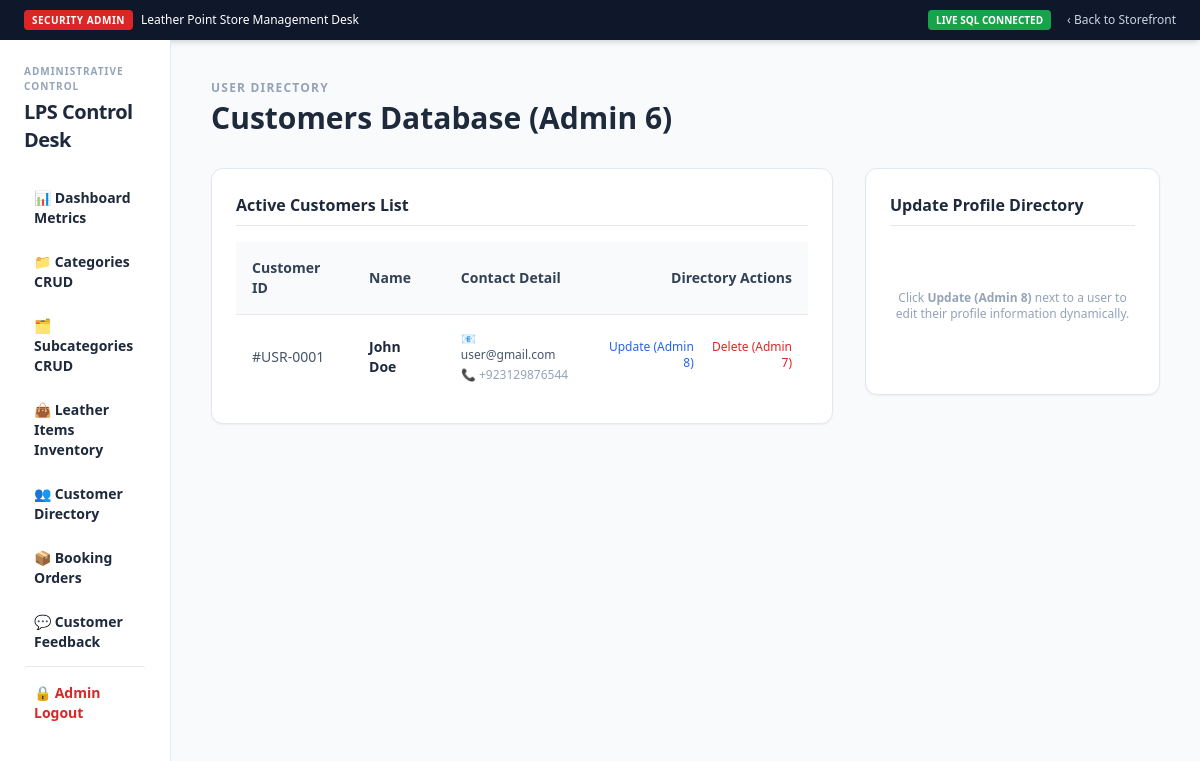
Screenshot of /admin/users.php (signed in) with the database file from the repository.
### tables this page shows
CREATE TABLE `users` (
  `id` int(11) NOT NULL,
  `name` varchar(100) NOT NULL,
  `email` varchar(150) NOT NULL,
  `password` varchar(255) NOT NULL,
  `phone` varchar(20) NOT NULL,
  `role` enum('user','admin') DEFAULT 'user',
  `created_at` timestamp NOT NULL DEFAULT current_timestamp()
);

### classes/User.php (called while the page is built, shortened)
<?php
class User {
    private $conn;
    private $table_name = "users";
    public function __construct($db) {
        $this->conn = $db;
    }
    public function getAllUsers() {
        $query = "SELECT id, name, email, phone, role, created_at FROM " . $this->table_name . " WHERE role = 'user' ORDER BY created_at DESC";
        $stmt = $this->conn->prepare($query);
        $stmt->execute();
        return $stmt->fetchAll();
    }
}
?>

### admin/users.php (the view, shortened to what this page needs)
<?php
require_once "includes/header.php";
if ($db_connected) {
    $users = $userObj->getAllUsers();
}
$edit_user = null;
?>
<div class="space-y-8">
    <div>
        <span class="text-xs font-bold text-slate-400 uppercase tracking-widest block mb-1">User Directory</span>
        <h1 class="text-3xl font-black text-slate-800">Customers Database (Admin 6)</h1>
    </div>
    <div class="grid grid-cols-1 md:grid-cols-3 gap-8">
        <div class="md:col-span-2 bg-white p-6 rounded-xl border border-slate-200 shadow-sm overflow-x-auto">
            <h3 class="font-bold text-slate-800 border-b pb-2 mb-4">Active Customers List</h3>
            <table class="w-full text-left text-sm min-w-[500px]">
                <thead class="bg-slate-50 font-bold text-slate-700 border-b">
                    <tr>
                        <th class="p-4">Customer ID</th>
                        <th class="p-4">Name</th>
                        <th class="p-4">Contact Detail</th>
                        <th class="p-4 text-right">Directory Actions</th>
                    </tr>
                </thead>
                <tbody class="divide-y text-slate-600">
                    <?php if (empty($users)): ?>
                        <tr>
                            <td colspan="4" class="p-4 text-center text-slate-400">No customers registered yet.</td>
                        </tr>
                    <?php else: ?>
                        <?php foreach($users as $u): ?>
                            <tr>
                                <td class="p-4">#USR-<?php echo str_pad($u['id'], 4, "0", STR_PAD_LEFT); ?></td>
                                <td class="p-4 font-bold text-slate-800"><?php echo htmlspecialchars($u['name']); ?></td>
                                <td class="p-4 text-xs">
                                    <span class="block">📧 <?php echo htmlspecialchars($u['email']); ?></span>
                                    <span class="block text-slate-400 mt-1">📞 <?php echo htmlspecialchars($u['phone']); ?></span>
                                </td>
                                <td class="p-4 text-right flex justify-end gap-3 text-xs pt-6">
                                    <a href="users.php?edit_id=<?php echo $u['id']; ?>#edit-form" class="text-blue-600 hover:underline">Update (Admin 8)</a>
                                    <a href="users.php?delete_id=<?php echo $u['id']; ?>" onclick="return confirm('Are you sure you want to delete this customer account? This cannot be undone.');" class="text-red-600 hover:underline">Delete (Admin 7)</a>
                                </td>
                            </tr>
                        <?php endforeach; ?>
                    <?php endif; ?>
                </tbody>
            </table>
        </div>
        <div class="md:col-span-1 bg-white p-6 rounded-xl border border-slate-200 shadow-sm self-start" id="edit-form">
            <h3 class="font-bold text-slate-800 border-b pb-2 mb-4">Update Profile Directory</h3>
            <?php if (!$edit_user): ?>
                <div class="text-slate-400 text-xs text-center py-12">
                    Click <strong>Update (Admin 8)</strong> next to a user to edit their profile information dynamically.
                </div>
            <?php endif; ?>
        </div>
    </div>
</div>
<?php require_once "includes/footer.php"; ?>

### rows the page displays
users: id "0001", name "John Doe", email "user@gmail.com", phone "+923129876544"
